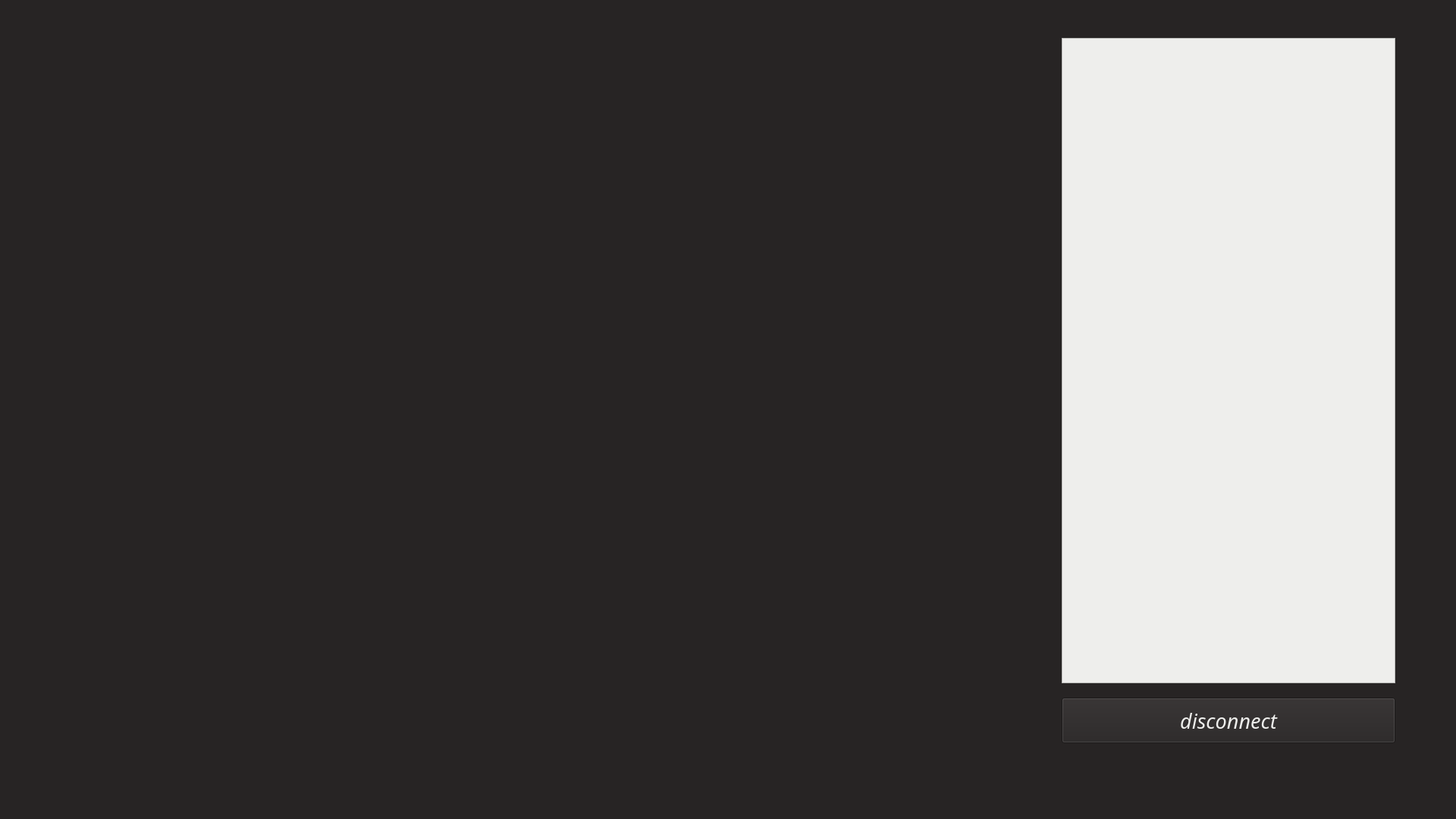
<?xml version="1.0" encoding="UTF-8"?>
<ui version="4.0">
 <class>streamer_window</class>
 <widget class="QMainWindow" name="streamer_window">
  <property name="geometry">
   <rect>
    <x>0</x>
    <y>0</y>
    <width>1920</width>
    <height>1080</height>
   </rect>
  </property>
  <property name="windowTitle">
   <string>streamer_window</string>
  </property>
  <property name="styleSheet">
   <string notr="true">background-color: rgb(39, 36, 36)</string>
  </property>
  <widget class="QWidget" name="centralwidget">
   <property name="styleSheet">
    <string notr="true">bachground-color: rgb(85, 87, 83)</string>
   </property>
   <widget class="QLabel" name="video_label">
    <property name="geometry">
     <rect>
      <x>100</x>
      <y>50</y>
      <width>1280</width>
      <height>720</height>
     </rect>
    </property>
    <property name="maximumSize">
     <size>
      <width>1920</width>
      <height>1080</height>
     </size>
    </property>
    <property name="text">
     <string/>
    </property>
   </widget>
   <widget class="QListWidget" name="chat_listview">
    <property name="geometry">
     <rect>
      <x>1400</x>
      <y>50</y>
      <width>440</width>
      <height>851</height>
     </rect>
    </property>
    <property name="font">
     <font>
      <family>Ubuntu Mono</family>
      <pointsize>16</pointsize>
      <italic>true</italic>
     </font>
    </property>
    <property name="styleSheet">
     <string notr="true">background-color: rgb(238, 238, 236)</string>
    </property>
   </widget>
   <widget class="QPushButton" name="disconnect_button">
    <property name="geometry">
     <rect>
      <x>1400</x>
      <y>920</y>
      <width>440</width>
      <height>60</height>
     </rect>
    </property>
    <property name="font">
     <font>
      <family>Ubuntu Mono</family>
      <pointsize>20</pointsize>
      <italic>true</italic>
     </font>
    </property>
    <property name="styleSheet">
     <string notr="true">color: rgb(238, 238, 236)</string>
    </property>
    <property name="text">
     <string>disconnect</string>
    </property>
   </widget>
  </widget>
  <widget class="QMenuBar" name="menubar">
   <property name="geometry">
    <rect>
     <x>0</x>
     <y>0</y>
     <width>1920</width>
     <height>22</height>
    </rect>
   </property>
  </widget>
  <widget class="QStatusBar" name="statusbar"/>
 </widget>
 <resources/>
 <connections/>
</ui>
